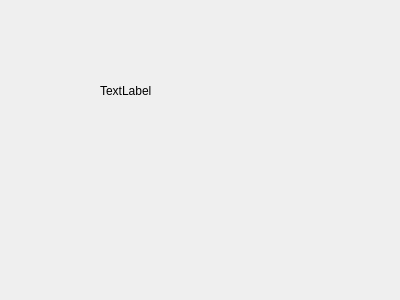
<?xml version="1.0" encoding="UTF-8"?>
<ui version="4.0">
 <class>MainWindow</class>
 <widget class="QMainWindow" name="MainWindow">
  <property name="geometry">
   <rect>
    <x>0</x>
    <y>0</y>
    <width>400</width>
    <height>300</height>
   </rect>
  </property>
  <property name="windowTitle">
   <string>MainWindow</string>
  </property>
  <widget class="QWidget" name="centralWidget">
   <widget class="QLabel" name="label">
    <property name="geometry">
     <rect>
      <x>100</x>
      <y>70</y>
      <width>141</width>
      <height>41</height>
     </rect>
    </property>
    <property name="text">
     <string>TextLabel</string>
    </property>
   </widget>
  </widget>
 </widget>
 <layoutdefault spacing="6" margin="11"/>
 <resources/>
 <connections/>
</ui>
